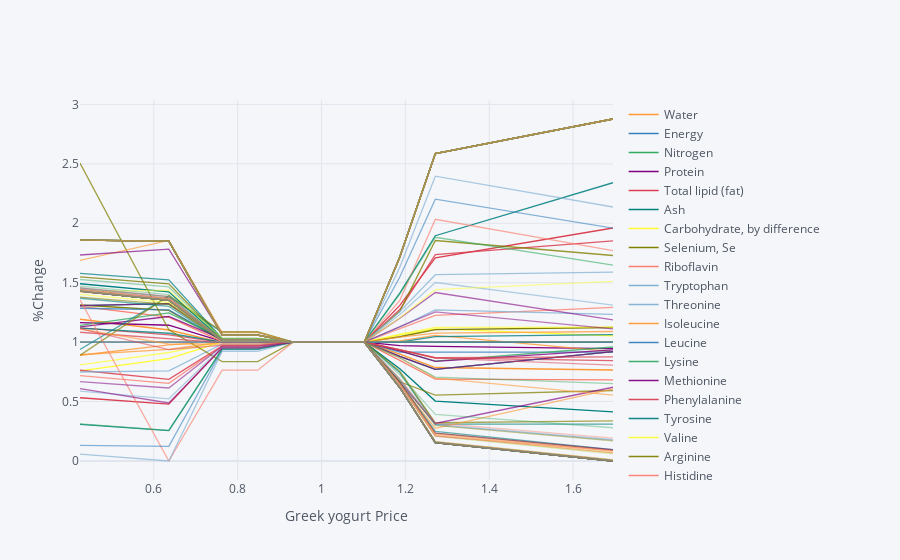

Notebook code for this chart:
### Code cell
Nutrient_by_Place['BerkeleyBowl'].iplot(xTitle='%s Price' % ReferenceGood, yTitle=r'%Change')
